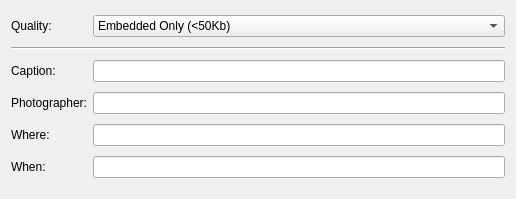
<?xml version="1.0" encoding="UTF-8"?>
<ui version="4.0">
 <class>AlbumExtra</class>
 <widget class="QWidget" name="AlbumExtra">
  <property name="geometry">
   <rect>
    <x>0</x>
    <y>0</y>
    <width>516</width>
    <height>199</height>
   </rect>
  </property>
  <property name="sizePolicy">
   <sizepolicy hsizetype="Expanding" vsizetype="Expanding">
    <horstretch>0</horstretch>
    <verstretch>0</verstretch>
   </sizepolicy>
  </property>
  <property name="windowTitle">
   <string>Form</string>
  </property>
  <layout class="QGridLayout" name="gridLayout">
   <item row="0" column="0">
    <widget class="QLabel" name="label_2">
     <property name="text">
      <string>Quality:</string>
     </property>
    </widget>
   </item>
   <item row="0" column="1">
    <widget class="RSComboBox" name="comboBox_shareMode">
     <property name="sizePolicy">
      <sizepolicy hsizetype="Minimum" vsizetype="Fixed">
       <horstretch>0</horstretch>
       <verstretch>0</verstretch>
      </sizepolicy>
     </property>
     <item>
      <property name="text">
       <string>Embedded Only (&lt;50Kb)</string>
      </property>
     </item>
     <item>
      <property name="text">
       <string>Share Original Images</string>
      </property>
     </item>
     <item>
      <property name="text">
       <string>Copy Original Images (extra disk space)</string>
      </property>
     </item>
     <item>
      <property name="text">
       <string>Resize Images (&lt; 200Kb)</string>
      </property>
     </item>
     <item>
      <property name="text">
       <string>Resize Images (&lt; 1Mb)</string>
      </property>
     </item>
    </widget>
   </item>
   <item row="1" column="0" colspan="2">
    <widget class="Line" name="line">
     <property name="orientation">
      <enum>Qt::Horizontal</enum>
     </property>
    </widget>
   </item>
   <item row="2" column="0">
    <widget class="QLabel" name="captionLabel">
     <property name="text">
      <string>Caption:</string>
     </property>
    </widget>
   </item>
   <item row="2" column="1">
    <widget class="QLineEdit" name="lineEdit_Caption"/>
   </item>
   <item row="3" column="0">
    <widget class="QLabel" name="label_12">
     <property name="text">
      <string>Photographer:</string>
     </property>
    </widget>
   </item>
   <item row="3" column="1">
    <widget class="QLineEdit" name="lineEdit_Photographer"/>
   </item>
   <item row="4" column="0">
    <widget class="QLabel" name="label_14">
     <property name="text">
      <string>Where:</string>
     </property>
    </widget>
   </item>
   <item row="4" column="1">
    <widget class="QLineEdit" name="lineEdit_Where"/>
   </item>
   <item row="5" column="0">
    <widget class="QLabel" name="label">
     <property name="text">
      <string>When:</string>
     </property>
    </widget>
   </item>
   <item row="5" column="1">
    <widget class="QLineEdit" name="lineEdit_When"/>
   </item>
  </layout>
 </widget>
 <customwidgets>
  <customwidget>
   <class>RSComboBox</class>
   <extends>QComboBox</extends>
   <header>gui/common/RSComboBox.h</header>
  </customwidget>
 </customwidgets>
 <resources/>
 <connections/>
</ui>
